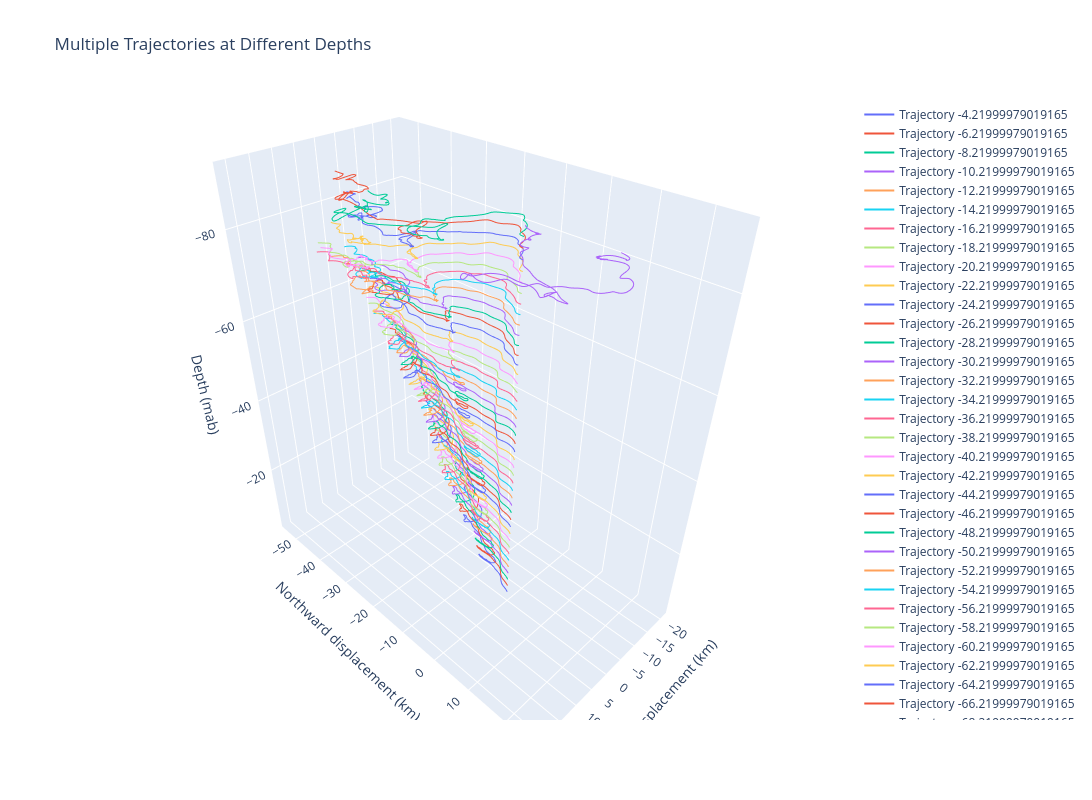

This figure's notebook cell:
### Code cell
from matplotlib import pyplot
depthT = [-1 * x for x in dataC['depth'][0:44]]
pyplot.rcParams['figure.dpi'] = 200
pyplot.rcParams['savefig.dpi'] = 200

import plotly.graph_objects as go
import numpy as np

fig = go.Figure()

dt = 30*60
for i in range(0,44):
    x = np.cumsum(savgol_filter(u_re4[:,i],24,2)/1000) * dt  # Eastward displacement (m)
    y = np.cumsum(savgol_filter(v_re4[:,i],24,2)/1000) * dt  # Northward displacement (m)
    x_km = x / 1000
    y_km = y / 1000
    z = np.full_like(x_km, depthT[i])

    fig.add_trace(go.Scatter3d(
        x=x_km, y=y_km, z=z,
        mode='lines',
        name=f"Trajectory {depthT[i]}"
    ))

# Layout settings
fig.update_layout(
    title="Multiple Trajectories at Different Depths",
    scene=dict(
        xaxis_title="X",
        yaxis_title="Y",
        zaxis_title="Depth"
    )
)

fig.update_layout(
    title="Multiple Trajectories at Different Depths",
    scene=dict(
        xaxis_title="Eastward displacement (km)",
        yaxis_title="Northward displacement (km)",
        zaxis=dict(
            title="Depth (mab)",
            autorange="reversed"   # Invert the z-axis
        )
    ),
    width=1200,
    height=800
)


fig.show()

### Figure 1 — Plotly figure (JSON) as saved in the notebook; plotly's stock layout.template omitted (floating-point values rounded to 4 significant figures; data arrays with more than 128 entries replaced by an {"elided": "..."} marker saying what was removed)
{"data": [{"mode": "lines", "name": "Trajectory -4.21999979019165", "x": {"elided": "634 float values"}, "y": {"elided": "634 float values"}, "z": {"elided": "634 float values"}, "type": "scatter3d"}, {"mode": "lines", "name": "Trajectory -6.21999979019165", "x": {"elided": "634 float values"}, "y": {"elided": "634 float values"}, "z": {"elided": "634 float values"}, "type": "scatter3d"}, {"mode": "lines", "name": "Trajectory -8.21999979019165", "x": {"elided": "634 float values"}, "y": {"elided": "634 float values"}, "z": {"elided": "634 float values"}, "type": "scatter3d"}, {"mode": "lines", "name": "Trajectory -10.21999979019165", "x": {"elided": "634 float values"}, "y": {"elided": "634 float values"}, "z": {"elided": "634 float values"}, "type": "scatter3d"}, {"mode": "lines", "name": "Trajectory -12.21999979019165", "x": {"elided": "634 float values"}, "y": {"elided": "634 float values"}, "z": {"elided": "634 float values"}, "type": "scatter3d"}, {"mode": "lines", "name": "Trajectory -14.21999979019165", "x": {"elided": "634 float values"}, "y": {"elided": "634 float values"}, "z": {"elided": "634 float values"}, "type": "scatter3d"}, {"mode": "lines", "name": "Trajectory -16.21999979019165", "x": {"elided": "634 float values"}, "y": {"elided": "634 float values"}, "z": {"elided": "634 float values"}, "type": "scatter3d"}, {"mode": "lines", "name": "Trajectory -18.21999979019165", "x": {"elided": "634 float values"}, "y": {"elided": "634 float values"}, "z": {"elided": "634 float values"}, "type": "scatter3d"}, {"mode": "lines", "name": "Trajectory -20.21999979019165", "x": {"elided": "634 float values"}, "y": {"elided": "634 float values"}, "z": {"elided": "634 float values"}, "type": "scatter3d"}, {"mode": "lines", "name": "Trajectory -22.21999979019165", "x": {"elided": "634 float values"}, "y": {"elided": "634 float values"}, "z": {"elided": "634 float values"}, "type": "scatter3d"}, {"mode": "lines", "name": "Trajectory -24.21999979019165", "x": {"elided": "634 float values"}, "y": {"elided": "634 float values"}, "z": {"elided": "634 float values"}, "type": "scatter3d"}, {"mode": "lines", "name": "Trajectory -26.21999979019165", "x": {"elided": "634 float values"}, "y": {"elided": "634 float values"}, "z": {"elided": "634 float values"}, "type": "scatter3d"}, {"mode": "lines", "name": "Trajectory -28.21999979019165", "x": {"elided": "634 float values"}, "y": {"elided": "634 float values"}, "z": {"elided": "634 float values"}, "type": "scatter3d"}, {"mode": "lines", "name": "Trajectory -30.21999979019165", "x": {"elided": "634 float values"}, "y": {"elided": "634 float values"}, "z": {"elided": "634 float values"}, "type": "scatter3d"}, {"mode": "lines", "name": "Trajectory -32.21999979019165", "x": {"elided": "634 float values"}, "y": {"elided": "634 float values"}, "z": {"elided": "634 float values"}, "type": "scatter3d"}, {"mode": "lines", "name": "Trajectory -34.21999979019165", "x": {"elided": "634 float values"}, "y": {"elided": "634 float values"}, "z": {"elided": "634 float values"}, "type": "scatter3d"}, {"mode": "lines", "name": "Trajectory -36.21999979019165", "x": {"elided": "634 float values"}, "y": {"elided": "634 float values"}, "z": {"elided": "634 float values"}, "type": "scatter3d"}, {"mode": "lines", "name": "Trajectory -38.21999979019165", "x": {"elided": "634 float values"}, "y": {"elided": "634 float values"}, "z": {"elided": "634 float values"}, "type": "scatter3d"}, {"mode": "lines", "name": "Trajectory -40.21999979019165", "x": {"elided": "634 float values"}, "y": {"elided": "634 float values"}, "z": {"elided": "634 float values"}, "type": "scatter3d"}, {"mode": "lines", "name": "Trajectory -42.21999979019165", "x": {"elided": "634 float values"}, "y": {"elided": "634 float values"}, "z": {"elided": "634 float values"}, "type": "scatter3d"}, {"mode": "lines", "name": "Trajectory -44.21999979019165", "x": {"elided": "634 float values"}, "y": {"elided": "634 float values"}, "z": {"elided": "634 float values"}, "type": "scatter3d"}, {"mode": "lines", "name": "Trajectory -46.21999979019165", "x": {"elided": "634 float values"}, "y": {"elided": "634 float values"}, "z": {"elided": "634 float values"}, "type": "scatter3d"}, {"mode": "lines", "name": "Trajectory -48.21999979019165", "x": {"elided": "634 float values"}, "y": {"elided": "634 float values"}, "z": {"elided": "634 float values"}, "type": "scatter3d"}, {"mode": "lines", "name": "Trajectory -50.21999979019165", "x": {"elided": "634 float values"}, "y": {"elided": "634 float values"}, "z": {"elided": "634 float values"}, "type": "scatter3d"}, {"mode": "lines", "name": "Trajectory -52.21999979019165", "x": {"elided": "634 float values"}, "y": {"elided": "634 float values"}, "z": {"elided": "634 float values"}, "type": "scatter3d"}, {"mode": "lines", "name": "Trajectory -54.21999979019165", "x": {"elided": "634 float values"}, "y": {"elided": "634 float values"}, "z": {"elided": "634 float values"}, "type": "scatter3d"}, {"mode": "lines", "name": "Trajectory -56.21999979019165", "x": {"elided": "634 float values"}, "y": {"elided": "634 float values"}, "z": {"elided": "634 float values"}, "type": "scatter3d"}, {"mode": "lines", "name": "Trajectory -58.21999979019165", "x": {"elided": "634 float values"}, "y": {"elided": "634 float values"}, "z": {"elided": "634 float values"}, "type": "scatter3d"}, {"mode": "lines", "name": "Trajectory -60.21999979019165", "x": {"elided": "634 float values"}, "y": {"elided": "634 float values"}, "z": {"elided": "634 float values"}, "type": "scatter3d"}, {"mode": "lines", "name": "Trajectory -62.21999979019165", "x": {"elided": "634 float values"}, "y": {"elided": "634 float values"}, "z": {"elided": "634 float values"}, "type": "scatter3d"}, {"mode": "lines", "name": "Trajectory -64.21999979019165", "x": {"elided": "634 float values"}, "y": {"elided": "634 float values"}, "z": {"elided": "634 float values"}, "type": "scatter3d"}, {"mode": "lines", "name": "Trajectory -66.21999979019165", "x": {"elided": "634 float values"}, "y": {"elided": "634 float values"}, "z": {"elided": "634 float values"}, "type": "scatter3d"}, {"mode": "lines", "name": "Trajectory -68.21999979019165", "x": {"elided": "634 float values"}, "y": {"elided": "634 float values"}, "z": {"elided": "634 float values"}, "type": "scatter3d"}, {"mode": "lines", "name": "Trajectory -70.21999979019165", "x": {"elided": "634 float values"}, "y": {"elided": "634 float values"}, "z": {"elided": "634 float values"}, "type": "scatter3d"}, {"mode": "lines", "name": "Trajectory -72.21999979019165", "x": {"elided": "634 float values"}, "y": {"elided": "634 float values"}, "z": {"elided": "634 float values"}, "type": "scatter3d"}, {"mode": "lines", "name": "Trajectory -74.21999979019165", "x": {"elided": "634 float values"}, "y": {"elided": "634 float values"}, "z": {"elided": "634 float values"}, "type": "scatter3d"}, {"mode": "lines", "name": "Trajectory -76.21999979019165", "x": {"elided": "634 float values"}, "y": {"elided": "634 float values"}, "z": {"elided": "634 float values"}, "type": "scatter3d"}, {"mode": "lines", "name": "Trajectory -78.21999979019165", "x": {"elided": "634 float values"}, "y": {"elided": "634 float values"}, "z": {"elided": "634 float values"}, "type": "scatter3d"}, {"mode": "lines", "name": "Trajectory -80.21999979019165", "x": {"elided": "634 float values"}, "y": {"elided": "634 float values"}, "z": {"elided": "634 float values"}, "type": "scatter3d"}, {"mode": "lines", "name": "Trajectory -82.21999979019165", "x": {"elided": "634 float values"}, "y": {"elided": "634 float values"}, "z": {"elided": "634 float values"}, "type": "scatter3d"}, {"mode": "lines", "name": "Trajectory -84.21999979019165", "x": {"elided": "634 float values"}, "y": {"elided": "634 float values"}, "z": {"elided": "634 float values"}, "type": "scatter3d"}, {"mode": "lines", "name": "Trajectory -86.21999979019165", "x": {"elided": "634 float values"}, "y": {"elided": "634 float values"}, "z": {"elided": "634 float values"}, "type": "scatter3d"}, {"mode": "lines", "name": "Trajectory -88.21999979019165", "x": {"elided": "634 float values"}, "y": {"elided": "634 float values"}, "z": {"elided": "634 float values"}, "type": "scatter3d"}, {"mode": "lines", "name": "Trajectory -90.21999979019165", "x": {"elided": "634 float values"}, "y": {"elided": "634 float values"}, "z": {"elided": "634 float values"}, "type": "scatter3d"}], "layout": {"title": {"text": "Multiple Trajectories at Different Depths"}, "scene": {"xaxis": {"title": {"text": "Eastward displacement (km)"}}, "yaxis": {"title": {"text": "Northward displacement (km)"}}, "zaxis": {"title": {"text": "Depth (mab)"}, "autorange": "reversed"}}, "width": 1200, "height": 800}}
